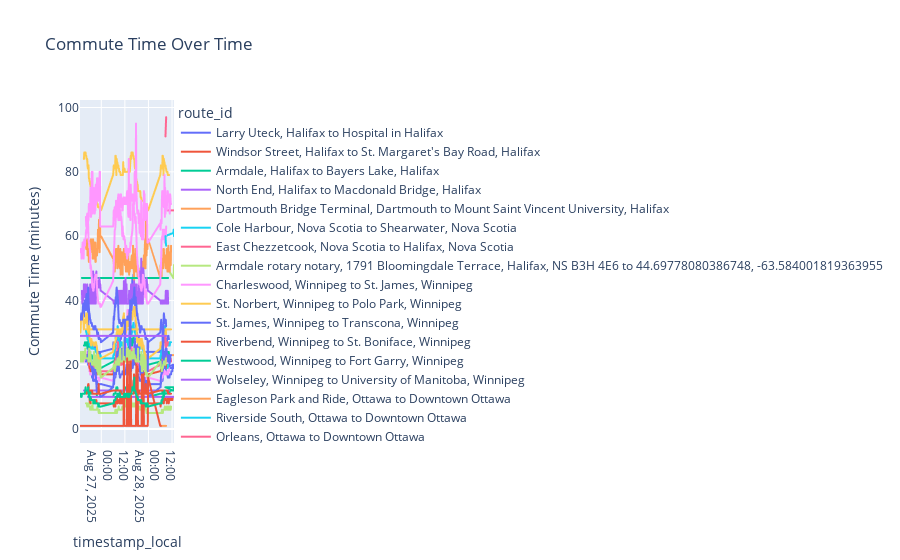

The code cell stored with this chart in its notebook:
### Code cell
# --- Data Preparation ---

# Convert timestamp to datetime objects
df['timestamp'] = pd.to_datetime(df['timestamp'], utc=True)

# Create a unique identifier for each route
df['route_id'] = df['origin'] + ' to ' + df['destination']

# Localize timestamp and extract hour
df['timestamp_local'] = df.apply(lambda row: row['timestamp'].tz_convert(row['timezone']), axis=1)

df['hour'] = df['timestamp_local'].apply(lambda x: x.hour)

# --- Visualization ---
fig = px.line(df, x='timestamp_local', y='duration_min', color='route_id',
              title='Commute Time Over Time',
              labels={'timestamp': 'Timestamp', 'duration_min': 'Commute Time (minutes)'})

fig.show()

### Figure 1 — Plotly figure (JSON) as saved in the notebook; plotly's stock layout.template omitted (floating-point values rounded to 4 significant figures; data arrays with more than 128 entries replaced by an {"elided": "..."} marker saying what was removed)
{"data": [{"hovertemplate": "route_id=Larry Uteck, Halifax to Hospital in Halifax<br>timestamp_local=%{x}<br>Commute Time (minutes)=%{y}<extra></extra>", "legendgroup": "Larry Uteck, Halifax to Hospital in Halifax", "line": {"color": "#636efa", "dash": "solid"}, "marker": {"symbol": "circle"}, "mode": "lines", "name": "Larry Uteck, Halifax to Hospital in Halifax", "showlegend": true, "type": "scattergl", "x": {"elided": "193 str values"}, "xaxis": "x", "y": {"elided": "193 int values"}, "yaxis": "y"}, {"hovertemplate": "route_id=Windsor Street, Halifax to St. Margaret's Bay Road, Halifax<br>timestamp_local=%{x}<br>Commute Time (minutes)=%{y}<extra></extra>", "legendgroup": "Windsor Street, Halifax to St. Margaret's Bay Road, Halifax", "line": {"color": "#EF553B", "dash": "solid"}, "marker": {"symbol": "circle"}, "mode": "lines", "name": "Windsor Street, Halifax to St. Margaret's Bay Road, Halifax", "showlegend": true, "type": "scattergl", "x": {"elided": "193 str values"}, "xaxis": "x", "y": {"elided": "193 int values"}, "yaxis": "y"}, {"hovertemplate": "route_id=Armdale, Halifax to Bayers Lake, Halifax<br>timestamp_local=%{x}<br>Commute Time (minutes)=%{y}<extra></extra>", "legendgroup": "Armdale, Halifax to Bayers Lake, Halifax", "line": {"color": "#00cc96", "dash": "solid"}, "marker": {"symbol": "circle"}, "mode": "lines", "name": "Armdale, Halifax to Bayers Lake, Halifax", "showlegend": true, "type": "scattergl", "x": {"elided": "193 str values"}, "xaxis": "x", "y": {"elided": "193 int values"}, "yaxis": "y"}, {"hovertemplate": "route_id=North End, Halifax to Macdonald Bridge, Halifax<br>timestamp_local=%{x}<br>Commute Time (minutes)=%{y}<extra></extra>", "legendgroup": "North End, Halifax to Macdonald Bridge, Halifax", "line": {"color": "#ab63fa", "dash": "solid"}, "marker": {"symbol": "circle"}, "mode": "lines", "name": "North End, Halifax to Macdonald Bridge, Halifax", "showlegend": true, "type": "scattergl", "x": {"elided": "193 str values"}, "xaxis": "x", "y": {"elided": "193 int values"}, "yaxis": "y"}, {"hovertemplate": "route_id=Dartmouth Bridge Terminal, Dartmouth to Mount Saint Vincent University, Halifax<br>timestamp_local=%{x}<br>Commute Time (minutes)=%{y}<extra></extra>", "legendgroup": "Dartmouth Bridge Terminal, Dartmouth to Mount Saint Vincent University, Halifax", "line": {"color": "#FFA15A", "dash": "solid"}, "marker": {"symbol": "circle"}, "mode": "lines", "name": "Dartmouth Bridge Terminal, Dartmouth to Mount Saint Vincent University, Halifax", "showlegend": true, "type": "scattergl", "x": ["2025-08-28T08:34:42-03:00", "2025-08-28T12:40:06-03:00", "2025-08-28T12:50:05-03:00", "2025-08-28T13:00:05-03:00"], "xaxis": "x", "y": [23, 23, 23, 23], "yaxis": "y"}, {"hovertemplate": "route_id=Cole Harbour, Nova Scotia to Shearwater, Nova Scotia<br>timestamp_local=%{x}<br>Commute Time (minutes)=%{y}<extra></extra>", "legendgroup": "Cole Harbour, Nova Scotia to Shearwater, Nova Scotia", "line": {"color": "#19d3f3", "dash": "solid"}, "marker": {"symbol": "circle"}, "mode": "lines", "name": "Cole Harbour, Nova Scotia to Shearwater, Nova Scotia", "showlegend": true, "type": "scattergl", "x": ["2025-08-28T08:34:43-03:00", "2025-08-28T12:40:06-03:00", "2025-08-28T12:50:05-03:00", "2025-08-28T13:00:06-03:00"], "xaxis": "x", "y": [60, 61, 62, 60], "yaxis": "y"}, {"hovertemplate": "route_id=East Chezzetcook, Nova Scotia to Halifax, Nova Scotia<br>timestamp_local=%{x}<br>Commute Time (minutes)=%{y}<extra></extra>", "legendgroup": "East Chezzetcook, Nova Scotia to Halifax, Nova Scotia", "line": {"color": "#FF6692", "dash": "solid"}, "marker": {"symbol": "circle"}, "mode": "lines", "name": "East Chezzetcook, Nova Scotia to Halifax, Nova Scotia", "showlegend": true, "type": "scattergl", "x": ["2025-08-28T08:34:43-03:00", "2025-08-28T12:40:06-03:00", "2025-08-28T12:50:06-03:00", "2025-08-28T13:00:06-03:00"], "xaxis": "x", "y": [68, 68, 68, 68], "yaxis": "y"}, {"hovertemplate": "route_id=Armdale rotary notary, 1791 Bloomingdale Terrace, Halifax, NS B3H 4E6 to 44.69778080386748, -63.584001819363955<br>timestamp_local=%{x}<br>Commute Time (minutes)=%{y}<extra></extra>", "legendgroup": "Armdale rotary notary, 1791 Bloomingdale Terrace, Halifax, NS B3H 4E6 to 44.69778080386748, -63.584001819363955", "line": {"color": "#B6E880", "dash": "solid"}, "marker": {"symbol": "circle"}, "mode": "lines", "name": "Armdale rotary notary, 1791 Bloomingdale Terrace, Halifax, NS B3H 4E6 to 44.69778080386748, -63.584001819363955", "showlegend": true, "type": "scattergl", "x": ["2025-08-28T08:34:43-03:00", "2025-08-28T12:40:06-03:00", "2025-08-28T12:50:06-03:00", "2025-08-28T13:00:06-03:00"], "xaxis": "x", "y": [51, 47, 47, 51], "yaxis": "y"}, {"hovertemplate": "route_id=Charleswood, Winnipeg to St. James, Winnipeg<br>timestamp_local=%{x}<br>Commute Time (minutes)=%{y}<extra></extra>", "legendgroup": "Charleswood, Winnipeg to St. James, Winnipeg", "line": {"color": "#FF97FF", "dash": "solid"}, "marker": {"symbol": "circle"}, "mode": "lines", "name": "Charleswood, Winnipeg to St. James, Winnipeg", "showlegend": true, "type": "scattergl", "x": {"elided": "189 str values"}, "xaxis": "x", "y": {"elided": "189 int values"}, "yaxis": "y"}, {"hovertemplate": "route_id=St. Norbert, Winnipeg to Polo Park, Winnipeg<br>timestamp_local=%{x}<br>Commute Time (minutes)=%{y}<extra></extra>", "legendgroup": "St. Norbert, Winnipeg to Polo Park, Winnipeg", "line": {"color": "#FECB52", "dash": "solid"}, "marker": {"symbol": "circle"}, "mode": "lines", "name": "St. Norbert, Winnipeg to Polo Park, Winnipeg", "showlegend": true, "type": "scattergl", "x": {"elided": "189 str values"}, "xaxis": "x", "y": {"elided": "189 int values"}, "yaxis": "y"}, {"hovertemplate": "route_id=St. James, Winnipeg to Transcona, Winnipeg<br>timestamp_local=%{x}<br>Commute Time (minutes)=%{y}<extra></extra>", "legendgroup": "St. James, Winnipeg to Transcona, Winnipeg", "line": {"color": "#636efa", "dash": "solid"}, "marker": {"symbol": "circle"}, "mode": "lines", "name": "St. James, Winnipeg to Transcona, Winnipeg", "showlegend": true, "type": "scattergl", "x": {"elided": "189 str values"}, "xaxis": "x", "y": {"elided": "189 int values"}, "yaxis": "y"}, {"hovertemplate": "route_id=Riverbend, Winnipeg to St. Boniface, Winnipeg<br>timestamp_local=%{x}<br>Commute Time (minutes)=%{y}<extra></extra>", "legendgroup": "Riverbend, Winnipeg to St. Boniface, Winnipeg", "line": {"color": "#EF553B", "dash": "solid"}, "marker": {"symbol": "circle"}, "mode": "lines", "name": "Riverbend, Winnipeg to St. Boniface, Winnipeg", "showlegend": true, "type": "scattergl", "x": {"elided": "189 str values"}, "xaxis": "x", "y": {"elided": "189 int values"}, "yaxis": "y"}, {"hovertemplate": "route_id=Westwood, Winnipeg to Fort Garry, Winnipeg<br>timestamp_local=%{x}<br>Commute Time (minutes)=%{y}<extra></extra>", "legendgroup": "Westwood, Winnipeg to Fort Garry, Winnipeg", "line": {"color": "#00cc96", "dash": "solid"}, "marker": {"symbol": "circle"}, "mode": "lines", "name": "Westwood, Winnipeg to Fort Garry, Winnipeg", "showlegend": true, "type": "scattergl", "x": {"elided": "189 str values"}, "xaxis": "x", "y": {"elided": "189 int values"}, "yaxis": "y"}, {"hovertemplate": "route_id=Wolseley, Winnipeg to University of Manitoba, Winnipeg<br>timestamp_local=%{x}<br>Commute Time (minutes)=%{y}<extra></extra>", "legendgroup": "Wolseley, Winnipeg to University of Manitoba, Winnipeg", "line": {"color": "#ab63fa", "dash": "solid"}, "marker": {"symbol": "circle"}, "mode": "lines", "name": "Wolseley, Winnipeg to University of Manitoba, Winnipeg", "showlegend": true, "type": "scattergl", "x": {"elided": "189 str values"}, "xaxis": "x", "y": {"elided": "189 int values"}, "yaxis": "y"}, {"hovertemplate": "route_id=Eagleson Park and Ride, Ottawa to Downtown Ottawa<br>timestamp_local=%{x}<br>Commute Time (minutes)=%{y}<extra></extra>", "legendgroup": "Eagleson Park and Ride, Ottawa to Downtown Ottawa", "line": {"color": "#FFA15A", "dash": "solid"}, "marker": {"symbol": "circle"}, "mode": "lines", "name": "Eagleson Park and Ride, Ottawa to Downtown Ottawa", "showlegend": true, "type": "scattergl", "x": {"elided": "189 str values"}, "xaxis": "x", "y": {"elided": "189 int values"}, "yaxis": "y"}, {"hovertemplate": "route_id=Riverside South, Ottawa to Downtown Ottawa<br>timestamp_local=%{x}<br>Commute Time (minutes)=%{y}<extra></extra>", "legendgroup": "Riverside South, Ottawa to Downtown Ottawa", "line": {"color": "#19d3f3", "dash": "solid"}, "marker": {"symbol": "circle"}, "mode": "lines", "name": "Riverside South, Ottawa to Downtown Ottawa", "showlegend": true, "type": "scattergl", "x": {"elided": "189 str values"}, "xaxis": "x", "y": {"elided": "189 int values"}, "yaxis": "y"}, {"hovertemplate": "route_id=Orleans, Ottawa to Downtown Ottawa<br>timestamp_local=%{x}<br>Commute Time (minutes)=%{y}<extra></extra>", "legendgroup": "Orleans, Ottawa to Downtown Ottawa", "line": {"color": "#FF6692", "dash": "solid"}, "marker": {"symbol": "circle"}, "mode": "lines", "name": "Orleans, Ottawa to Downtown Ottawa", "showlegend": true, "type": "scattergl", "x": {"elided": "189 str values"}, "xaxis": "x", "y": {"elided": "189 int values"}, "yaxis": "y"}, {"hovertemplate": "route_id=The Glebe, Ottawa to Any highway, Ottawa<br>timestamp_local=%{x}<br>Commute Time (minutes)=%{y}<extra></extra>", "legendgroup": "The Glebe, Ottawa to Any highway, Ottawa", "line": {"color": "#B6E880", "dash": "solid"}, "marker": {"symbol": "circle"}, "mode": "lines", "name": "The Glebe, Ottawa to Any highway, Ottawa", "showlegend": true, "type": "scattergl", "x": {"elided": "189 str values"}, "xaxis": "x", "y": {"elided": "189 int values"}, "yaxis": "y"}, {"hovertemplate": "route_id=Barrhaven Centre Station, Ottawa to Campus Station, Ottawa<br>timestamp_local=%{x}<br>Commute Time (minutes)=%{y}<extra></extra>", "legendgroup": "Barrhaven Centre Station, Ottawa to Campus Station, Ottawa", "line": {"color": "#FF97FF", "dash": "solid"}, "marker": {"symbol": "circle"}, "mode": "lines", "name": "Barrhaven Centre Station, Ottawa to Campus Station, Ottawa", "showlegend": true, "type": "scattergl", "x": {"elided": "189 str values"}, "xaxis": "x", "y": {"elided": "189 int values"}, "yaxis": "y"}, {"hovertemplate": "route_id=Vanier, Ottawa to Tunney's Pasture, Ottawa<br>timestamp_local=%{x}<br>Commute Time (minutes)=%{y}<extra></extra>", "legendgroup": "Vanier, Ottawa to Tunney's Pasture, Ottawa", "line": {"color": "#FECB52", "dash": "solid"}, "marker": {"symbol": "circle"}, "mode": "lines", "name": "Vanier, Ottawa to Tunney's Pasture, Ottawa", "showlegend": true, "type": "scattergl", "x": {"elided": "189 str values"}, "xaxis": "x", "y": {"elided": "189 int values"}, "yaxis": "y"}, {"hovertemplate": "route_id=Gardiner Expressway and Highway 427, Toronto to Downtown Toronto<br>timestamp_local=%{x}<br>Commute Time (minutes)=%{y}<extra></extra>", "legendgroup": "Gardiner Expressway and Highway 427, Toronto to Downtown Toronto", "line": {"color": "#636efa", "dash": "solid"}, "marker": {"symbol": "circle"}, "mode": "lines", "name": "Gardiner Expressway and Highway 427, Toronto to Downtown Toronto", "showlegend": true, "type": "scattergl", "x": {"elided": "189 str values"}, "xaxis": "x", "y": {"elided": "189 int values"}, "yaxis": "y"}, {"hovertemplate": "route_id=Eglinton Station, Toronto to Bloor-Yonge Station, Toronto<br>timestamp_local=%{x}<br>Commute Time (minutes)=%{y}<extra></extra>", "legendgroup": "Eglinton Station, Toronto to Bloor-Yonge Station, Toronto", "line": {"color": "#EF553B", "dash": "solid"}, "marker": {"symbol": "circle"}, "mode": "lines", "name": "Eglinton Station, Toronto to Bloor-Yonge Station, Toronto", "showlegend": true, "type": "scattergl", "x": {"elided": "189 str values"}, "xaxis": "x", "y": {"elided": "189 int values"}, "yaxis": "y"}, {"hovertemplate": "route_id=Mill Woods, Edmonton to Downtown Edmonton, AB<br>timestamp_local=%{x}<br>Commute Time (minutes)=%{y}<extra></extra>", "legendgroup": "Mill Woods, Edmonton to Downtown Edmonton, AB", "line": {"color": "#00cc96", "dash": "solid"}, "marker": {"symbol": "circle"}, "mode": "lines", "name": "Mill Woods, Edmonton to Downtown Edmonton, AB", "showlegend": true, "type": "scattergl", "x": {"elided": "192 str values"}, "xaxis": "x", "y": {"elided": "192 int values"}, "yaxis": "y"}, {"hovertemplate": "route_id=Eaux Claires Transit Centre, Edmonton to Downtown Edmonton, AB<br>timestamp_local=%{x}<br>Commute Time (minutes)=%{y}<extra></extra>", "legendgroup": "Eaux Claires Transit Centre, Edmonton to Downtown Edmonton, AB", "line": {"color": "#ab63fa", "dash": "solid"}, "marker": {"symbol": "circle"}, "mode": "lines", "name": "Eaux Claires Transit Centre, Edmonton to Downtown Edmonton, AB", "showlegend": true, "type": "scattergl", "x": {"elided": "192 str values"}, "xaxis": "x", "y": {"elided": "192 int values"}, "yaxis": "y"}, {"hovertemplate": "route_id=St. Albert, AB to Downtown Edmonton, AB<br>timestamp_local=%{x}<br>Commute Time (minutes)=%{y}<extra></extra>", "legendgroup": "St. Albert, AB to Downtown Edmonton, AB", "line": {"color": "#FFA15A", "dash": "solid"}, "marker": {"symbol": "circle"}, "mode": "lines", "name": "St. Albert, AB to Downtown Edmonton, AB", "showlegend": true, "type": "scattergl", "x": ["2025-08-28T09:40:05-06:00", "2025-08-28T09:50:05-06:00", "2025-08-28T10:00:05-06:00"], "xaxis": "x", "y": [26, 27, 27], "yaxis": "y"}, {"hovertemplate": "route_id=53.51219525044683, -113.62989869565348 to 53.581124265285354, -113.49216173065435<br>timestamp_local=%{x}<br>Commute Time (minutes)=%{y}<extra></extra>", "legendgroup": "53.51219525044683, -113.62989869565348 to 53.581124265285354, -113.49216173065435", "line": {"color": "#19d3f3", "dash": "solid"}, "marker": {"symbol": "circle"}, "mode": "lines", "name": "53.51219525044683, -113.62989869565348 to 53.581124265285354, -113.49216173065435", "showlegend": true, "type": "scattergl", "x": ["2025-08-28T09:40:06-06:00", "2025-08-28T09:50:05-06:00", "2025-08-28T10:00:05-06:00"], "xaxis": "x", "y": [19, 19, 20], "yaxis": "y"}, {"hovertemplate": "route_id=53.4359982560371, -113.6093222412034 to St. Albert, Alberta<br>timestamp_local=%{x}<br>Commute Time (minutes)=%{y}<extra></extra>", "legendgroup": "53.4359982560371, -113.6093222412034 to St. Albert, Alberta", "line": {"color": "#FF6692", "dash": "solid"}, "marker": {"symbol": "circle"}, "mode": "lines", "name": "53.4359982560371, -113.6093222412034 to St. Albert, Alberta", "showlegend": true, "type": "scattergl", "x": ["2025-08-28T09:40:06-06:00", "2025-08-28T09:50:05-06:00", "2025-08-28T10:00:05-06:00"], "xaxis": "x", "y": [26, 27, 27], "yaxis": "y"}, {"hovertemplate": "route_id=Newton Exchange, Surrey to Surrey Central Station, Surrey<br>timestamp_local=%{x}<br>Commute Time (minutes)=%{y}<extra></extra>", "legendgroup": "Newton Exchange, Surrey to Surrey Central Station, Surrey", "line": {"color": "#B6E880", "dash": "solid"}, "marker": {"symbol": "circle"}, "mode": "lines", "name": "Newton Exchange, Surrey to Surrey Central Station, Surrey", "showlegend": true, "type": "scattergl", "x": {"elided": "192 str values"}, "xaxis": "x", "y": {"elided": "192 int values"}, "yaxis": "y"}, {"hovertemplate": "route_id=Cloverdale, Surrey to Richmond/Vancouver<br>timestamp_local=%{x}<br>Commute Time (minutes)=%{y}<extra></extra>", "legendgroup": "Cloverdale, Surrey to Richmond/Vancouver", "line": {"color": "#FF97FF", "dash": "solid"}, "marker": {"symbol": "circle"}, "mode": "lines", "name": "Cloverdale, Surrey to Richmond/Vancouver", "showlegend": true, "type": "scattergl", "x": {"elided": "192 str values"}, "xaxis": "x", "y": {"elided": "192 int values"}, "yaxis": "y"}, {"hovertemplate": "route_id=Fleetwood, Surrey to Langley<br>timestamp_local=%{x}<br>Commute Time (minutes)=%{y}<extra></extra>", "legendgroup": "Fleetwood, Surrey to Langley", "line": {"color": "#FECB52", "dash": "solid"}, "marker": {"symbol": "circle"}, "mode": "lines", "name": "Fleetwood, Surrey to Langley", "showlegend": true, "type": "scattergl", "x": {"elided": "192 str values"}, "xaxis": "x", "y": {"elided": "192 int values"}, "yaxis": "y"}, {"hovertemplate": "route_id=88th Ave, Surrey to Coquitlam<br>timestamp_local=%{x}<br>Commute Time (minutes)=%{y}<extra></extra>", "legendgroup": "88th Ave, Surrey to Coquitlam", "line": {"color": "#636efa", "dash": "solid"}, "marker": {"symbol": "circle"}, "mode": "lines", "name": "88th Ave, Surrey to Coquitlam", "showlegend": true, "type": "scattergl", "x": {"elided": "192 str values"}, "xaxis": "x", "y": {"elided": "192 int values"}, "yaxis": "y"}, {"hovertemplate": "route_id=Westshore, Victoria to Downtown Victoria<br>timestamp_local=%{x}<br>Commute Time (minutes)=%{y}<extra></extra>", "legendgroup": "Westshore, Victoria to Downtown Victoria", "line": {"color": "#EF553B", "dash": "solid"}, "marker": {"symbol": "circle"}, "mode": "lines", "name": "Westshore, Victoria to Downtown Victoria", "showlegend": true, "type": "scattergl", "x": {"elided": "180 str values"}, "xaxis": "x", "y": {"elided": "180 int values"}, "yaxis": "y"}, {"hovertemplate": "route_id=Tillicum Centre, Victoria to Patricia Bay Highway, Victoria<br>timestamp_local=%{x}<br>Commute Time (minutes)=%{y}<extra></extra>", "legendgroup": "Tillicum Centre, Victoria to Patricia Bay Highway, Victoria", "line": {"color": "#00cc96", "dash": "solid"}, "marker": {"symbol": "circle"}, "mode": "lines", "name": "Tillicum Centre, Victoria to Patricia Bay Highway, Victoria", "showlegend": true, "type": "scattergl", "x": {"elided": "192 str values"}, "xaxis": "x", "y": {"elided": "192 int values"}, "yaxis": "y"}, {"hovertemplate": "route_id=Esquimalt, Victoria to University of Victoria, Victoria<br>timestamp_local=%{x}<br>Commute Time (minutes)=%{y}<extra></extra>", "legendgroup": "Esquimalt, Victoria to University of Victoria, Victoria", "line": {"color": "#ab63fa", "dash": "solid"}, "marker": {"symbol": "circle"}, "mode": "lines", "name": "Esquimalt, Victoria to University of Victoria, Victoria", "showlegend": true, "type": "scattergl", "x": {"elided": "192 str values"}, "xaxis": "x", "y": {"elided": "192 int values"}, "yaxis": "y"}, {"hovertemplate": "route_id=Colwood, Victoria to Downtown Victoria<br>timestamp_local=%{x}<br>Commute Time (minutes)=%{y}<extra></extra>", "legendgroup": "Colwood, Victoria to Downtown Victoria", "line": {"color": "#FFA15A", "dash": "solid"}, "marker": {"symbol": "circle"}, "mode": "lines", "name": "Colwood, Victoria to Downtown Victoria", "showlegend": true, "type": "scattergl", "x": ["2025-08-28T07:10:06-07:00", "2025-08-28T07:20:06-07:00", "2025-08-28T07:30:05-07:00", "2025-08-28T07:40:06-07:00", "2025-08-28T07:50:06-07:00", "2025-08-28T08:00:06-07:00", "2025-08-28T08:10:06-07:00", "2025-08-28T08:20:05-07:00", "2025-08-28T08:30:06-07:00", "2025-08-28T08:40:06-07:00", "2025-08-28T08:50:06-07:00", "2025-08-28T09:00:06-07:00"], "xaxis": "x", "y": [1, 1, 1, 1, 1, 1, 1, 1, 1, 1, 1, 1], "yaxis": "y"}, {"hovertemplate": "route_id=Port Coquitlam, BC to Richmond Sea Island, BC<br>timestamp_local=%{x}<br>Commute Time (minutes)=%{y}<extra></extra>", "legendgroup": "Port Coquitlam, BC to Richmond Sea Island, BC", "line": {"color": "#19d3f3", "dash": "solid"}, "marker": {"symbol": "circle"}, "mode": "lines", "name": "Port Coquitlam, BC to Richmond Sea Island, BC", "showlegend": true, "type": "scattergl", "x": ["2025-08-28T08:40:06-07:00", "2025-08-28T08:50:06-07:00", "2025-08-28T09:00:06-07:00"], "xaxis": "x", "y": [60, 58, 57], "yaxis": "y"}, {"hovertemplate": "route_id=Squamish, BC to Delta, BC<br>timestamp_local=%{x}<br>Commute Time (minutes)=%{y}<extra></extra>", "legendgroup": "Squamish, BC to Delta, BC", "line": {"color": "#FF6692", "dash": "solid"}, "marker": {"symbol": "circle"}, "mode": "lines", "name": "Squamish, BC to Delta, BC", "showlegend": true, "type": "scattergl", "x": ["2025-08-28T08:40:07-07:00", "2025-08-28T08:50:06-07:00", "2025-08-28T09:00:06-07:00"], "xaxis": "x", "y": [91, 94, 97], "yaxis": "y"}], "layout": {"legend": {"title": {"text": "route_id"}, "tracegroupgap": 0}, "title": {"text": "Commute Time Over Time"}, "xaxis": {"anchor": "y", "domain": [0, 1], "title": {"text": "timestamp_local"}}, "yaxis": {"anchor": "x", "domain": [0, 1], "title": {"text": "Commute Time (minutes)"}}}}
